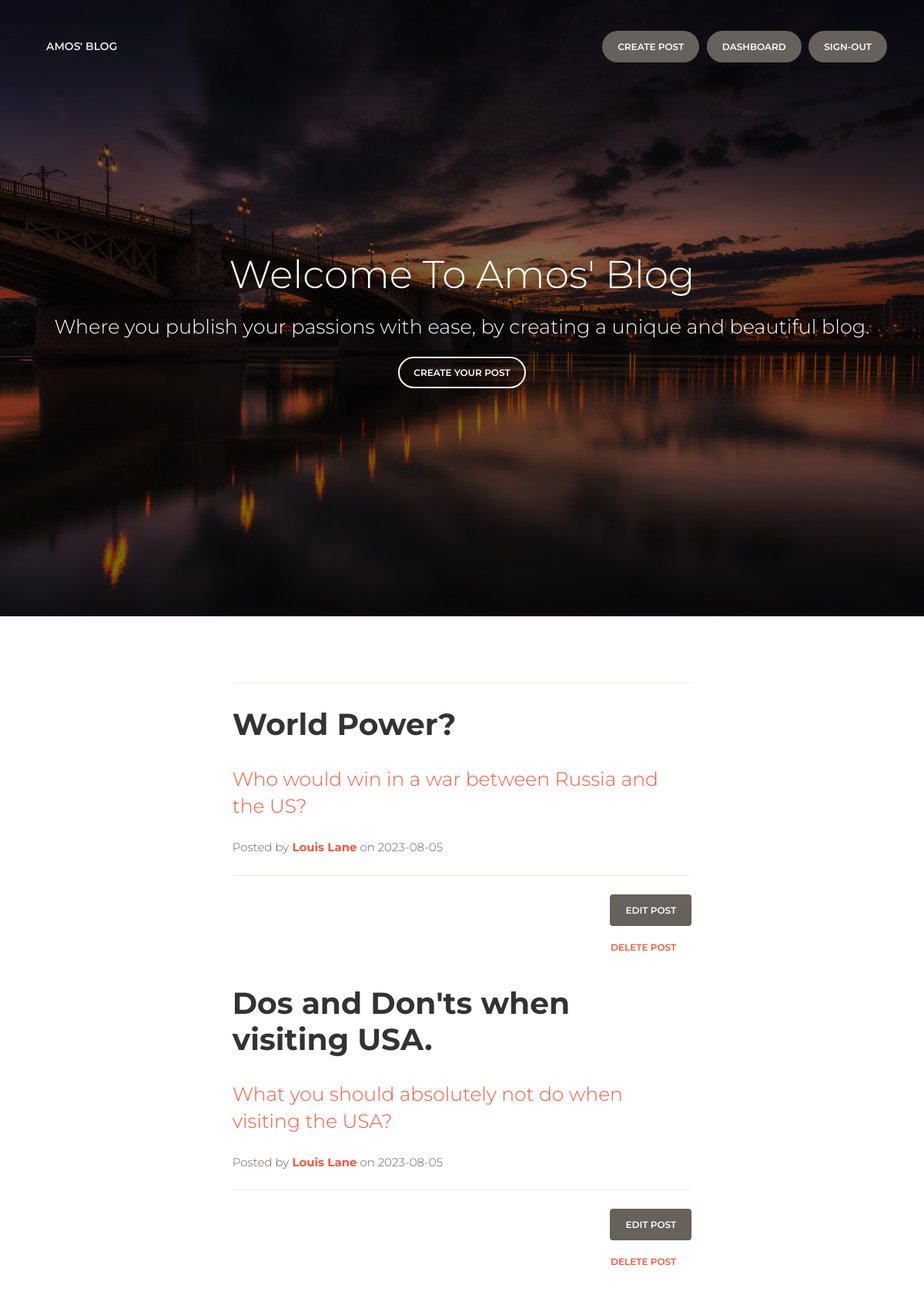
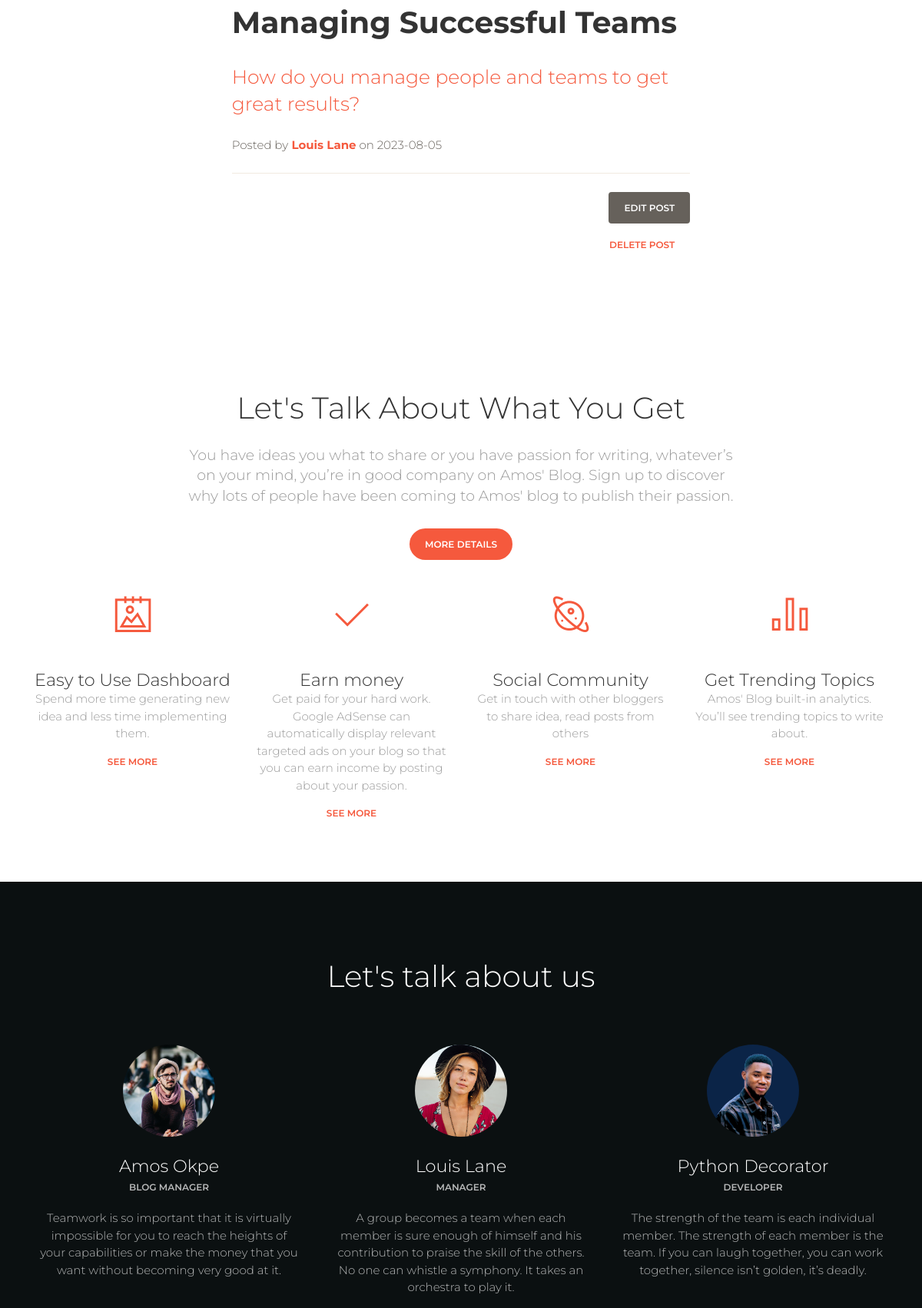
The page / (signed in, upper part) on the database its author committed (2 pictures, top to bottom).
### apps/authentication/models.py (models this page shows, shortened)
class BlogPost(db.Model):
    __tablename__ = "blog_posts"
    id = db.Column(db.Integer, primary_key=True)
    date = db.Column(db.Date, nullable=False, default="datetime.utcnow")  # will be added by default
    title = db.Column(db.String(250), unique=True, nullable=False)
    subtitle = db.Column(db.String(250), nullable=False)
    img_url = db.Column(db.String(250), nullable=False)
    body = db.Column(db.Text, nullable=False)
    author_id = db.Column(db.Integer, db.ForeignKey("users.id"))
    post_author = relationship('User', back_populates='post')
    comment = relationship('Comment', back_populates='author_post')

class User(UserMixin, db.Model):
    __tablename__ = 'users'
    id = db.Column(db.Integer, primary_key=True)
    name = db.Column(db.String(64), nullable=False)
    email = db.Column(db.String(64), unique=True)
    password = db.Column(db.String)
    oauth_github = db.Column(db.String(100), nullable=True)
    post = relationship('BlogPost', back_populates='post_author')
    comment = relationship('Comment', back_populates='comment_author')
    following = db.relationship('Following', backref='following_author', lazy='dynamic')

### apps/home/routes.py (the view)
@blueprint.route('/')
def index():
    blog_post = db.session.query(BlogPost).all()
    return render_template('home/index.html', logged_in=current_user.is_authenticated,
                           current_user=current_user, all_post=blog_post)

### apps/__init__.py (called while the page is built)
def configure_database(app):
    @app.before_first_request
    def initialize_database():
        db.create_all()
    @app.teardown_request
    def shutdown_session(exception=None):
        db.session.remove()

### apps/authentication/routes.py (called while the page is built)
@login_manager.user_loader
def load_user(user_id):
    return User.query.get(int(user_id))

### apps/templates/home/index.html (shortened to what this page needs)
{% extends "base/base.html" %}
{% block content %}
<div class="page-header" data-parallax="true" style="background-image: url('../static/assets//img/daniel-olahh.jpg');">
    <div class="container">
        <div class="motto text-center">
            <h1>Welcome To Amos' Blog</h1>
            <h3> Where you publish your passions with ease, by creating a unique and beautiful blog.</h3>
            <br/>
            <a href="{{ url_for('authentication_blueprint.login') }}" class="btn btn-outline-neutral btn-round">Create Your Post</a>
        </div>
    </div>
</div>
<div class="main">
    <div class="section landing-section">
        <div class="container px-4 px-lg-5">
            <div class="row gx-4 gx-lg-5 justify-content-center">
                <div class="col-md-10 col-lg-8 col-xl-7">
                    <hr class=""/>
                    {% if not all_post: %}
                    <h2>No Blog Post Yet</h2>
                    {% else: %}
                    {% for post in all_post: %}
                    <div class="post-preview">
                        {% if logged_in %}
                        <a href="{{ url_for('home_blueprint.read_post', post_id=post.id) }}">
                            <h2 class="title" style="font-weight: bold">{{ post.title }}</h2>
                            <h3 class="title text-danger" style="font-size: 25px">{{ post.subtitle }}</h3>
                        </a>
                        <p class="post-meta">Posted by<a
                                href="{{ url_for('home_blueprint.read_post', post_id=post.id) }}" class="text-danger"
                                style="font-weight: bold">
                            {{ post.post_author.name }}</a> on {{ post.date }}
                        </p>
                        <hr class="my-4"/>
                        {% endif %}
                        {% if current_user.id == 1 %}
                        <div class="clearfix">
                            <a class="btn btn-secondary float-right mb-2"
                               href="{{url_for('home_blueprint.edit', post_id=post.id)}}">Edit
                                Post</a>
                        </div>
                        <div class="clearfix">
                            <a class="btn btn-link btn-danger float-right"
                               href="{{url_for('home_blueprint.delete', post_id=post.id)}}">Delete
                                Post</a>
                        </div>
                        {% endif %}
                    </div>
                    {% endfor %}
                    {% endif %}
                </div>
            </div>
        </div>
    </div>
    <div class="section text-center">
        <div class="container">
            <div class="row">
                <div class="col-md-8 ml-auto mr-auto">
                    <h2 class="title">Let's Talk About What You Get</h2>
                    <h5 class="description">You have ideas you what to share or you have passion for writing,
                        whatever’s on your mind, you’re in good company on Amos' Blog. Sign up to discover why lots
                        of people have been coming to Amos' blog to publish their passion.</h5>
                    <br>
                    <a href="#paper-kit" class="btn btn-danger btn-round">More Details</a>
                </div>
            </div>
            <br/>
            <br/>
            <div class="row">
                <div class="col-md-3">
                    <div class="info">
                        <div class="icon icon-danger">
                            <i class="nc-icon nc-album-2"></i>
                        </div>
                        <div class="description">
                            <h4 class="info-title">Easy to Use Dashboard</h4>
                            <p class="description">Spend more time generating new idea and less time implementing
                                them.</p>
                            <a href="javascript:;" class="btn btn-link btn-danger">See more</a>
                        </div>
                    </div>
                </div>
                <div class="col-md-3">
                    <div class="info">
                        <div class="icon icon-danger">
                            <i class="nc-icon nc-check-2"></i>
                        </div>
                        <div class="description">
                            <h4 class="info-title">Earn money</h4>
                            <p>
                                Get paid for your hard work. Google AdSense can automatically display relevant targeted
                                ads on your blog so that you can earn income by posting about your passion.
                            </p>
                            <a href="javascript:;" class="btn btn-link btn-danger">See more</a>
                        </div>
                    </div>
                </div>
                <div class="col-md-3">
                    <div class="info">
                        <div class="icon icon-danger">
                            <i class="nc-icon nc-planet"></i>
                        </div>
                        <div class="description">
                            <h4 class="info-title">Social Community</h4>
                            <p>Get in touch with other bloggers to share idea, read posts from others</p>
                            <a href="javascript:;" class="btn btn-link btn-danger">See more</a>
                        </div>
                    </div>
                </div>
                <div class="col-md-3">
                    <div class="info">
                        <div class="icon icon-danger">
                            <i class="nc-icon nc-chart-bar-32"></i>
                        </div>
                        <div class="description">
                            <h4 class="info-title">Get Trending Topics</h4>
                            <p>Amos' Blog built-in analytics. You’ll see trending topics to write about.</p>
                            <a href="javascript:;" class="btn btn-link btn-danger">See more</a>
                        </div>
                    </div>
                </div>
            </div>
        </div>
    </div>
    <div class="section section-dark text-center">
        <div class="container">
            <h2 class="title">Let's talk about us</h2>
            <div class="row">
                <div class="col-md-4">
                    <div class="card card-profile card-plain">
                        <div class="card-avatar">
                            <a href="#avatar">
                                <img src="../static/assets/img/faces/clem-onojeghuo-3.jpg" alt="image">
                            </a>
                        </div>
                        <div class="card-body">
                            <a href="#paper-kit">
                                <div class="author">
                                    <h4 class="card-title">Amos Okpe</h4>
                                    <h6 class="card-category">Blog Manager</h6>
                                </div>
                            </a>
                            <p class="card-description text-center">
                                Teamwork is so important that it is virtually impossible for you to reach the heights of
                                your capabilities or make the money that you want without becoming very good at it.
                            </p>
                        </div>
                        <div class="card-footer text-center">
                        </div>
                    </div>
                </div>
                <div class="col-md-4">
                    <div class="card card-profile card-plain">
                        <div class="card-avatar">
                            <a href="#avatar">
                                <img src="../static/assets/img/faces/joe-gardner-2.jpg" alt="...">
                            </a>
                        </div>
                        <div class="card-body">
                            <a href="#paper-kit">
                                <div class="author">
                                    <h4 class="card-title">Louis Lane</h4>
                                    <h6 class="card-category">Manager</h6>
                                </div>
                            </a>
                            <p class="card-description text-center">
                                A group becomes a team when each member is sure enough of himself and his contribution
                                to praise the skill of the others. No one can whistle a symphony. It takes an orchestra
                                to play it.
                            </p>
                        </div>
                    </div>
                </div>
                <div class="col-md-4">
                    <div class="card card-profile card-plain">
                        <div class="card-avatar">
                            <a href="#avatar">
                                <img src="../static/assets/img/faces/Amos.png" alt="Amos-image">
                            </a>
                        </div>
                        <div class="card-body">
                            <a href="#paper-kit">
                                <div class="author">
                                    <h4 class="card-title">Python Decorator</h4>
                                    <h6 class="card-category">Developer</h6>
                                </div>
                            </a>
                            <p class="card-description text-center">
                                The strength of the team is each individual member. The strength of each member is the
                                team. If you can laugh together, you can work together, silence isn’t golden, it’s
                                deadly.
                            </p>
                        </div>
                        <div class="card-footer text-center">
                        </div>
                    </div>
                </div>
            </div>
        </div>
    </div>
</div>
{% endblock content %}

### rows shown on the page
BlogPost: title "World Power?", subtitle "Who would win in a war between Russia and the US?", post_author.name "Louis Lane", date "2023-08-05"
BlogPost: title "Dos and Don'ts when visiting USA.", subtitle "What you should absolutely not do when visiting the USA?", post_author.name "Louis Lane", date "2023-08-05"
BlogPost: title "Managing Successful Teams", subtitle "How do you manage people and teams to get great results?", post_author.name "Louis Lane", date "2023-08-05"
